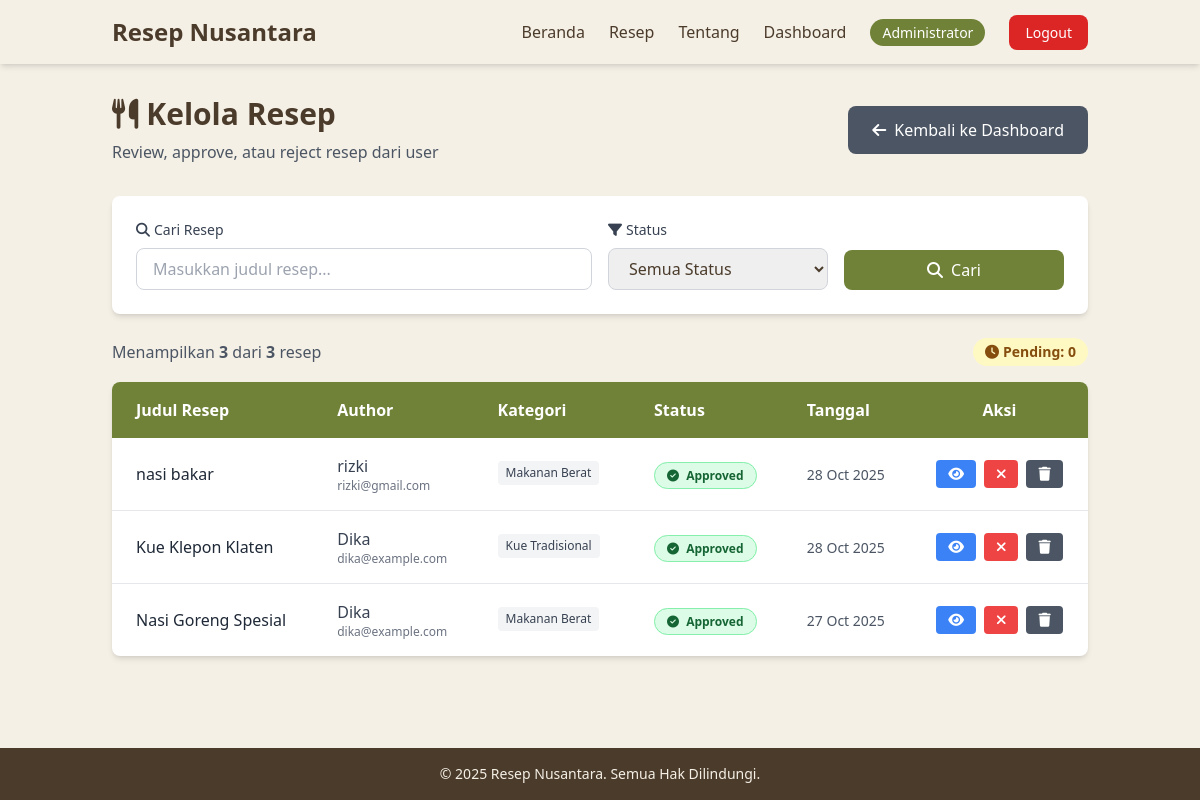
Page /admin/manage_recipes.php (signed in) on the committed database.
### tables this page shows
CREATE TABLE `recipes` (
  `id` int(11) NOT NULL,
  `user_id` int(11) NOT NULL,
  `title` varchar(150) NOT NULL,
  `ingredients` text NOT NULL,
  `steps` text NOT NULL,
  `photo` varchar(255) DEFAULT NULL,
  `status` enum('pending','approved','rejected') DEFAULT 'pending',
  `created_at` datetime DEFAULT current_timestamp(),
  `updated_at` datetime DEFAULT current_timestamp() ON UPDATE current_timestamp()
);

CREATE TABLE `users` (
  `id` int(11) NOT NULL,
  `name` varchar(100) NOT NULL,
  `email` varchar(100) NOT NULL,
  `password` varchar(255) NOT NULL,
  `role` enum('admin','user') DEFAULT 'user',
  `created_at` datetime DEFAULT current_timestamp(),
  `updated_at` datetime DEFAULT current_timestamp() ON UPDATE current_timestamp()
);

### admin/manage_recipes.php (the view, shortened to what this page needs)
<?php
require_once __DIR__ . '/../includes/auth_check.php';
$status_filter = isset($_GET['status']) ? $_GET['status'] : 'all';
$search = isset($_GET['search']) ? trim($_GET['search']) : '';
$limit = 15;
$page = isset($_GET['page']) ? (int)$_GET['page'] : 1;
$offset = ($page - 1) * $limit;
$count_query = "SELECT COUNT(*) as total FROM recipes";
$params = [];
$types = '';
$stmt_count = $conn->prepare($count_query);
$stmt_count->execute();
$total_recipes = $stmt_count->get_result()->fetch_assoc()['total'];
$query = "SELECT r.id, r.title, r.status, r.created_at, r.updated_at, u.name as author_name, u.email as author_email,
    (SELECT GROUP_CONCAT(c.name SEPARATOR ', ')
     FROM recipe_categories rc
     JOIN categories c ON rc.category_id = c.id
     WHERE rc.recipe_id = r.id) as categories
    FROM recipes r
    JOIN users u ON r.user_id = u.id";
$query .= " ORDER BY
    CASE
        WHEN r.status = 'pending' THEN 1
        WHEN r.status = 'approved' THEN 2
        WHEN r.status = 'rejected' THEN 3
    END,
    r.created_at DESC
    LIMIT ? OFFSET ?";
$params[] = $limit;
$params[] = $offset;
$types .= 'ii';
$stmt = $conn->prepare($query);
$stmt->bind_param($types, ...$params);
$stmt->execute();
$recipes = $stmt->get_result();
include '../includes/header.php';
?>
<main class="flex-grow container mx-auto px-6 py-8">
    <div class="flex flex-col md:flex-row md:items-center md:justify-between mb-8">
        <div>
            <h1 class="text-3xl font-bold text-[#4b3b2b] mb-2">
                <i class="fas fa-utensils mr-2"></i>Kelola Resep
            </h1>
            <p class="text-gray-600">Review, approve, atau reject resep dari user</p>
        </div>
        <a href="dashboard.php" class="mt-4 md:mt-0 inline-block bg-gray-600 text-white px-6 py-3 rounded-lg hover:bg-gray-700 transition">
            <i class="fas fa-arrow-left mr-2"></i>Kembali ke Dashboard
        </a>
    </div>
    <div class="bg-white rounded-lg shadow-md p-6 mb-6">
        <form method="GET" action="" class="grid grid-cols-1 md:grid-cols-4 gap-4">
            <div class="md:col-span-2">
                <label class="block text-sm font-medium text-gray-700 mb-2">
                    <i class="fas fa-search mr-1"></i>Cari Resep
                </label>
                <input
                    type="text"
                    name="search"
                    value="<?php echo htmlspecialchars($search); ?>"
                    placeholder="Masukkan judul resep..."
                    class="w-full px-4 py-2 border border-gray-300 rounded-lg focus:outline-none focus:ring-2 focus:ring-[#708238]"
                >
            </div>
            <div>
                <label class="block text-sm font-medium text-gray-700 mb-2">
                    <i class="fas fa-filter mr-1"></i>Status
                </label>
                <select
                    name="status"
                    class="w-full px-4 py-2 border border-gray-300 rounded-lg focus:outline-none focus:ring-2 focus:ring-[#708238]"
                >
                    <option value="all" <?php echo $status_filter == 'all' ? 'selected' : ''; ?>>Semua Status</option>
                </select>
            </div>
            <div class="flex items-end">
                <button
                    type="submit"
                    class="w-full bg-[#708238] text-white px-6 py-2 rounded-lg hover:bg-[#5a6a2e] transition"
                >
                    <i class="fas fa-search mr-2"></i>Cari
                </button>
            </div>
        </form>
    </div>
    <div class="mb-4 flex items-center justify-between">
        <p class="text-gray-600">
            Menampilkan <span class="font-semibold"><?php echo $recipes->num_rows; ?></span> dari
            <span class="font-semibold"><?php echo $total_recipes; ?></span> resep
        </p>
        <div class="flex gap-4 text-sm">
            <span class="bg-yellow-100 text-yellow-800 px-3 py-1 rounded-full font-semibold">
                <i class="fas fa-clock mr-1"></i>Pending: <?php
                $pending_count = $conn->query("SELECT COUNT(*) as total FROM recipes WHERE status = 'pending'")->fetch_assoc()['total'];
                echo $pending_count;
                ?>
            </span>
        </div>
    </div>
    <div class="bg-white rounded-lg shadow-md overflow-hidden">
        <?php if ($recipes->num_rows > 0): ?>
        <div class="overflow-x-auto">
            <table class="w-full">
                <thead class="bg-[#708238] text-white">
                    <tr>
                        <th class="text-left py-4 px-6 font-semibold">Judul Resep</th>
                        <th class="text-left py-4 px-6 font-semibold">Author</th>
                        <th class="text-left py-4 px-6 font-semibold">Kategori</th>
                        <th class="text-left py-4 px-6 font-semibold">Status</th>
                        <th class="text-left py-4 px-6 font-semibold">Tanggal</th>
                        <th class="text-center py-4 px-6 font-semibold">Aksi</th>
                    </tr>
                </thead>
                <tbody class="divide-y divide-gray-200">
                    <?php while ($recipe = $recipes->fetch_assoc()): ?>
                    <tr class="hover:bg-gray-50 transition">
                        <td class="py-4 px-6">
                            <p class="font-medium text-gray-800"><?php echo htmlspecialchars($recipe['title']); ?></p>
                        </td>
                        <td class="py-4 px-6">
                            <p class="font-medium text-gray-700"><?php echo htmlspecialchars($recipe['author_name']); ?></p>
                            <p class="text-xs text-gray-500"><?php echo htmlspecialchars($recipe['author_email']); ?></p>
                        </td>
                        <td class="py-4 px-6">
                            <?php if ($recipe['categories']): ?>
                                <?php
                                $cats = explode(', ', $recipe['categories']);
                                foreach ($cats as $cat):
                                ?>
                                <span class="inline-block bg-gray-100 text-gray-700 text-xs px-2 py-1 rounded mr-1 mb-1">
                                    <?php echo htmlspecialchars($cat); ?>
                                </span>
                                <?php endforeach; ?>
                            <?php else: ?>
                                <span class="text-gray-400 text-sm">-</span>
                            <?php endif; ?>
                        </td>
                        <td class="py-4 px-6">
                            <?php
                            $status_classes = [
                                'approved' => 'bg-green-100 text-green-800 border-green-300',
                                'pending' => 'bg-yellow-100 text-yellow-800 border-yellow-300',
                                'rejected' => 'bg-red-100 text-red-800 border-red-300'
                            ];
                            $status_icons = [
                                'approved' => 'fa-check-circle',
                                'pending' => 'fa-clock',
                                'rejected' => 'fa-times-circle'
                            ];
                            $status_text = [
                                'approved' => 'Approved',
                                'pending' => 'Pending',
                                'rejected' => 'Rejected'
                            ];
                            $status = $recipe['status'];
                            ?>
                            <span class="px-3 py-1 rounded-full text-xs font-semibold border <?php echo $status_classes[$status]; ?>">
                                <i class="fas <?php echo $status_icons[$status]; ?> mr-1"></i>
                                <?php echo $status_text[$status]; ?>
                            </span>
                        </td>
                        <td class="py-4 px-6">
                            <span class="text-sm text-gray-600">
                                <?php echo date('d M Y', strtotime($recipe['created_at'])); ?>
                            </span>
                        </td>
                        <td class="py-4 px-6">
                            <div class="flex items-center justify-center space-x-2">
                                <a href="../recipe_detail.php?id=<?php echo $recipe['id']; ?>"
                                   class="bg-blue-500 text-white px-3 py-1 rounded hover:bg-blue-600 transition text-sm"
                                   title="Lihat Detail">
                                    <i class="fas fa-eye"></i>
                                </a>
                                <?php if ($recipe['status'] != 'rejected'): ?>
                                <a href="reject_recipe.php?id=<?php echo $recipe['id']; ?>"
                                   class="bg-red-500 text-white px-3 py-1 rounded hover:bg-red-600 transition text-sm"
                                   title="Reject"
                                   onclick="return confirm('Reject resep ini?')">
                                    <i class="fas fa-times"></i>
                                </a>
                                <?php endif; ?>
                                <a href="delete_recipe.php?id=<?php echo $recipe['id']; ?>"
                                   class="bg-gray-600 text-white px-3 py-1 rounded hover:bg-gray-700 transition text-sm"
                                   title="Hapus"
                                   onclick="return confirm('HAPUS PERMANEN resep ini?')">
                                    <i class="fas fa-trash"></i>
                                </a>
                            </div>
                        </td>
                    </tr>
                    <?php endwhile; ?>
                </tbody>
            </table>
        </div>
        <?php endif; ?>
    </div>
</main>
<?php include '../includes/footer.php'; ?>

### rows in the picture
recipes: title "nasi bakar", user.name "rizki", user.email "rizki@gmail.com", cat "Makanan Berat", status "Approved", created_at "28 Oct 2025"
recipes: title "Kue Klepon Klaten", user.name "Dika", user.email "dika@example.com", cat "Kue Tradisional", status "Approved", created_at "28 Oct 2025"
recipes: title "Nasi Goreng Spesial", user.name "Dika", user.email "dika@example.com", cat "Makanan Berat", status "Approved", created_at "27 Oct 2025"

### other values in the picture
$_SESSION['name'] "Administrator"
$recipes->num_rows "3"
$total_recipes "3"
$pending_count "0"
